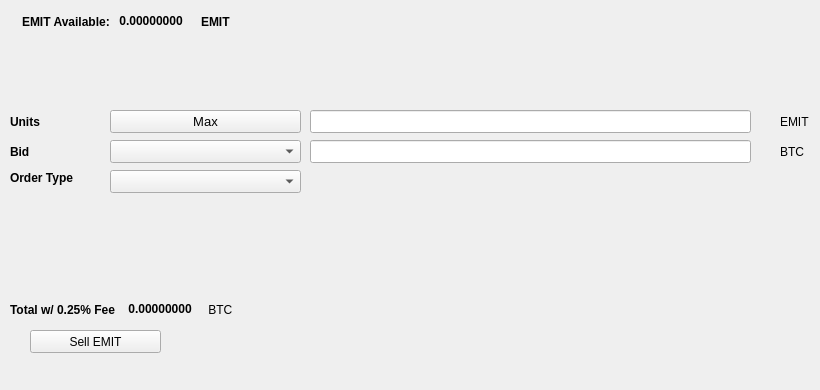
   <widget class="QWidget" name="SellTab">
    <attribute name="title">
     <string>Sell</string>
    </attribute>
    <widget class="QLabel" name="label_16">
     <property name="geometry">
      <rect>
       <x>780</x>
       <y>140</y>
       <width>31</width>
       <height>23</height>
      </rect>
     </property>
     <property name="text">
      <string>BTC</string>
     </property>
    </widget>
    <widget class="QComboBox" name="SellBidcomboBox">
     <property name="geometry">
      <rect>
       <x>110</x>
       <y>140</y>
       <width>191</width>
       <height>23</height>
      </rect>
     </property>
     <property name="font">
      <font>
       <pointsize>10</pointsize>
      </font>
     </property>
    </widget>
    <widget class="QLabel" name="label_18">
     <property name="geometry">
      <rect>
       <x>10</x>
       <y>110</y>
       <width>46</width>
       <height>23</height>
      </rect>
     </property>
     <property name="font">
      <font>
       <weight>75</weight>
       <bold>true</bold>
      </font>
     </property>
     <property name="text">
      <string>Units</string>
     </property>
    </widget>
    <widget class="QPushButton" name="Sell_Max_Amount">
     <property name="geometry">
      <rect>
       <x>110</x>
       <y>110</y>
       <width>191</width>
       <height>23</height>
      </rect>
     </property>
     <property name="font">
      <font>
       <pointsize>10</pointsize>
      </font>
     </property>
     <property name="text">
      <string>Max</string>
     </property>
    </widget>
    <widget class="QLabel" name="label_20">
     <property name="geometry">
      <rect>
       <x>10</x>
       <y>170</y>
       <width>91</width>
       <height>16</height>
      </rect>
     </property>
     <property name="font">
      <font>
       <weight>75</weight>
       <bold>true</bold>
      </font>
     </property>
     <property name="text">
      <string>Order Type</string>
     </property>
    </widget>
    <widget class="QComboBox" name="SellOrdertypeCombo">
     <property name="geometry">
      <rect>
       <x>110</x>
       <y>170</y>
       <width>191</width>
       <height>23</height>
      </rect>
     </property>
     <property name="font">
      <font>
       <pointsize>10</pointsize>
      </font>
     </property>
    </widget>
    <widget class="QLabel" name="label_21">
     <property name="geometry">
      <rect>
       <x>10</x>
       <y>140</y>
       <width>46</width>
       <height>23</height>
      </rect>
     </property>
     <property name="font">
      <font>
       <weight>75</weight>
       <bold>true</bold>
      </font>
     </property>
     <property name="text">
      <string>Bid</string>
     </property>
    </widget>
    <widget class="QLabel" name="label_22">
     <property name="geometry">
      <rect>
       <x>780</x>
       <y>110</y>
       <width>31</width>
       <height>23</height>
      </rect>
     </property>
     <property name="text">
      <string>EMIT</string>
     </property>
    </widget>
    <widget class="QLineEdit" name="UnitsInputEMIT">
     <property name="geometry">
      <rect>
       <x>310</x>
       <y>110</y>
       <width>441</width>
       <height>23</height>
      </rect>
     </property>
     <property name="font">
      <font>
       <pointsize>9</pointsize>
       <weight>75</weight>
       <bold>true</bold>
      </font>
     </property>
    </widget>
    <widget class="QLineEdit" name="SellBidPriceEdit">
     <property name="geometry">
      <rect>
       <x>310</x>
       <y>140</y>
       <width>441</width>
       <height>23</height>
      </rect>
     </property>
     <property name="font">
      <font>
       <pointsize>9</pointsize>
       <weight>75</weight>
       <bold>true</bold>
      </font>
     </property>
    </widget>
    <widget class="QPushButton" name="SellEMITBTN">
     <property name="geometry">
      <rect>
       <x>30</x>
       <y>330</y>
       <width>131</width>
       <height>23</height>
      </rect>
     </property>
     <property name="text">
      <string>Sell EMIT</string>
     </property>
     <property name="icon">
      <iconset resource="../emit">
       <normaloff>:/icons/bitcoin</normaloff>:/icons/bitcoin</iconset>
     </property>
    </widget>
    <widget class="QWidget" name="layoutWidget3">
     <property name="geometry">
      <rect>
       <x>22</x>
       <y>12</y>
       <width>258</width>
       <height>19</height>
      </rect>
     </property>
     <layout class="QHBoxLayout" name="horizontalLayout">
      <item>
       <widget class="QLabel" name="label232_2">
        <property name="font">
         <font>
          <weight>75</weight>
          <bold>true</bold>
         </font>
        </property>
        <property name="text">
         <string>EMIT Available:</string>
        </property>
       </widget>
      </item>
      <item>
       <widget class="QLabel" name="EMITAvailableLabel">
        <property name="palette">
         <palette>
          <active>
           <colorrole role="WindowText">
            <brush brushstyle="SolidPattern">
             <color alpha="255">
              <red>0</red>
              <green>0</green>
              <blue>0</blue>
             </color>
            </brush>
           </colorrole>
           <colorrole role="Button">
            <brush brushstyle="SolidPattern">
             <color alpha="255">
              <red>0</red>
              <green>170</green>
              <blue>0</blue>
             </color>
            </brush>
           </colorrole>
           <colorrole role="Light">
            <brush brushstyle="SolidPattern">
             <color alpha="255">
              <red>0</red>
              <green>255</green>
              <blue>0</blue>
             </color>
            </brush>
           </colorrole>
           <colorrole role="Midlight">
            <brush brushstyle="SolidPattern">
             <color alpha="255">
              <red>0</red>
              <green>212</green>
              <blue>0</blue>
             </color>
            </brush>
           </colorrole>
           <colorrole role="Dark">
            <brush brushstyle="SolidPattern">
             <color alpha="255">
              <red>0</red>
              <green>85</green>
              <blue>0</blue>
             </color>
            </brush>
           </colorrole>
           <colorrole role="Mid">
            <brush brushstyle="SolidPattern">
             <color alpha="255">
              <red>0</red>
              <green>113</green>
              <blue>0</blue>
             </color>
            </brush>
           </colorrole>
           <colorrole role="Text">
            <brush brushstyle="SolidPattern">
             <color alpha="255">
              <red>0</red>
              <green>170</green>
              <blue>0</blue>
             </color>
            </brush>
           </colorrole>
           <colorrole role="BrightText">
            <brush brushstyle="SolidPattern">
             <color alpha="255">
              <red>255</red>
              <green>255</green>
              <blue>255</blue>
             </color>
            </brush>
           </colorrole>
           <colorrole role="ButtonText">
            <brush brushstyle="SolidPattern">
             <color alpha="255">
              <red>0</red>
              <green>0</green>
              <blue>0</blue>
             </color>
            </brush>
           </colorrole>
           <colorrole role="Base">
            <brush brushstyle="SolidPattern">
             <color alpha="255">
              <red>255</red>
              <green>255</green>
              <blue>255</blue>
             </color>
            </brush>
           </colorrole>
           <colorrole role="Window">
            <brush brushstyle="SolidPattern">
             <color alpha="255">
              <red>0</red>
              <green>170</green>
              <blue>0</blue>
             </color>
            </brush>
           </colorrole>
           <colorrole role="Shadow">
            <brush brushstyle="SolidPattern">
             <color alpha="255">
              <red>0</red>
              <green>0</green>
              <blue>0</blue>
             </color>
            </brush>
           </colorrole>
           <colorrole role="AlternateBase">
            <brush brushstyle="SolidPattern">
             <color alpha="255">
              <red>127</red>
              <green>212</green>
              <blue>127</blue>
             </color>
            </brush>
           </colorrole>
           <colorrole role="ToolTipBase">
            <brush brushstyle="SolidPattern">
             <color alpha="255">
              <red>255</red>
              <green>255</green>
              <blue>220</blue>
             </color>
            </brush>
           </colorrole>
           <colorrole role="ToolTipText">
            <brush brushstyle="SolidPattern">
             <color alpha="255">
              <red>0</red>
              <green>0</green>
              <blue>0</blue>
             </color>
            </brush>
           </colorrole>
          </active>
          <inactive>
           <colorrole role="WindowText">
            <brush brushstyle="SolidPattern">
             <color alpha="255">
              <red>0</red>
              <green>0</green>
              <blue>0</blue>
             </color>
            </brush>
           </colorrole>
           <colorrole role="Button">
            <brush brushstyle="SolidPattern">
             <color alpha="255">
              <red>0</red>
              <green>170</green>
              <blue>0</blue>
             </color>
            </brush>
           </colorrole>
           <colorrole role="Light">
            <brush brushstyle="SolidPattern">
             <color alpha="255">
              <red>0</red>
              <green>255</green>
              <blue>0</blue>
             </color>
            </brush>
           </colorrole>
           <colorrole role="Midlight">
            <brush brushstyle="SolidPattern">
             <color alpha="255">
              <red>0</red>
              <green>212</green>
              <blue>0</blue>
             </color>
            </brush>
           </colorrole>
           <colorrole role="Dark">
            <brush brushstyle="SolidPattern">
             <color alpha="255">
              <red>0</red>
              <green>85</green>
              <blue>0</blue>
             </color>
            </brush>
           </colorrole>
           <colorrole role="Mid">
            <brush brushstyle="SolidPattern">
             <color alpha="255">
              <red>0</red>
              <green>113</green>
              <blue>0</blue>
             </color>
            </brush>
           </colorrole>
           <colorrole role="Text">
            <brush brushstyle="SolidPattern">
             <color alpha="255">
              <red>0</red>
              <green>170</green>
              <blue>0</blue>
             </color>
            </brush>
           </colorrole>
           <colorrole role="BrightText">
            <brush brushstyle="SolidPattern">
             <color alpha="255">
              <red>255</red>
              <green>255</green>
              <blue>255</blue>
             </color>
            </brush>
           </colorrole>
           <colorrole role="ButtonText">
            <brush brushstyle="SolidPattern">
             <color alpha="255">
              <red>0</red>
              <green>0</green>
              <blue>0</blue>
             </color>
            </brush>
           </colorrole>
           <colorrole role="Base">
            <brush brushstyle="SolidPattern">
             <color alpha="255">
              <red>255</red>
              <green>255</green>
              <blue>255</blue>
             </color>
            </brush>
           </colorrole>
           <colorrole role="Window">
            <brush brushstyle="SolidPattern">
             <color alpha="255">
              <red>0</red>
              <green>170</green>
              <blue>0</blue>
             </color>
            </brush>
           </colorrole>
           <colorrole role="Shadow">
            <brush brushstyle="SolidPattern">
             <color alpha="255">
              <red>0</red>
              <green>0</green>
              <blue>0</blue>
             </color>
            </brush>
           </colorrole>
           <colorrole role="AlternateBase">
            <brush brushstyle="SolidPattern">
             <color alpha="255">
              <red>127</red>
              <green>212</green>
              <blue>127</blue>
             </color>
            </brush>
           </colorrole>
           <colorrole role="ToolTipBase">
            <brush brushstyle="SolidPattern">
             <color alpha="255">
              <red>255</red>
              <green>255</green>
              <blue>220</blue>
             </color>
            </brush>
           </colorrole>
           <colorrole role="ToolTipText">
            <brush brushstyle="SolidPattern">
             <color alpha="255">
              <red>0</red>
              <green>0</green>
              <blue>0</blue>
             </color>
            </brush>
           </colorrole>
          </inactive>
          <disabled>
           <colorrole role="WindowText">
            <brush brushstyle="SolidPattern">
             <color alpha="255">
              <red>0</red>
              <green>85</green>
              <blue>0</blue>
             </color>
            </brush>
           </colorrole>
           <colorrole role="Button">
            <brush brushstyle="SolidPattern">
             <color alpha="255">
              <red>0</red>
              <green>170</green>
              <blue>0</blue>
             </color>
            </brush>
           </colorrole>
           <colorrole role="Light">
            <brush brushstyle="SolidPattern">
             <color alpha="255">
              <red>0</red>
              <green>255</green>
              <blue>0</blue>
             </color>
            </brush>
           </colorrole>
           <colorrole role="Midlight">
            <brush brushstyle="SolidPattern">
             <color alpha="255">
              <red>0</red>
              <green>212</green>
              <blue>0</blue>
             </color>
            </brush>
           </colorrole>
           <colorrole role="Dark">
            <brush brushstyle="SolidPattern">
             <color alpha="255">
              <red>0</red>
              <green>85</green>
              <blue>0</blue>
             </color>
            </brush>
           </colorrole>
           <colorrole role="Mid">
            <brush brushstyle="SolidPattern">
             <color alpha="255">
              <red>0</red>
              <green>113</green>
              <blue>0</blue>
             </color>
            </brush>
           </colorrole>
           <colorrole role="Text">
            <brush brushstyle="SolidPattern">
             <color alpha="255">
              <red>0</red>
              <green>85</green>
              <blue>0</blue>
             </color>
            </brush>
           </colorrole>
           <colorrole role="BrightText">
            <brush brushstyle="SolidPattern">
             <color alpha="255">
              <red>255</red>
              <green>255</green>
              <blue>255</blue>
             </color>
            </brush>
           </colorrole>
           <colorrole role="ButtonText">
            <brush brushstyle="SolidPattern">
             <color alpha="255">
              <red>0</red>
              <green>85</green>
              <blue>0</blue>
             </color>
            </brush>
           </colorrole>
           <colorrole role="Base">
            <brush brushstyle="SolidPattern">
             <color alpha="255">
              <red>0</red>
              <green>170</green>
              <blue>0</blue>
             </color>
            </brush>
           </colorrole>
           <colorrole role="Window">
            <brush brushstyle="SolidPattern">
             <color alpha="255">
              <red>0</red>
              <green>170</green>
              <blue>0</blue>
             </color>
            </brush>
           </colorrole>
           <colorrole role="Shadow">
            <brush brushstyle="SolidPattern">
             <color alpha="255">
              <red>0</red>
              <green>0</green>
              <blue>0</blue>
             </color>
            </brush>
           </colorrole>
           <colorrole role="AlternateBase">
            <brush brushstyle="SolidPattern">
             <color alpha="255">
              <red>0</red>
              <green>170</green>
              <blue>0</blue>
             </color>
            </brush>
           </colorrole>
           <colorrole role="ToolTipBase">
            <brush brushstyle="SolidPattern">
             <color alpha="255">
              <red>255</red>
              <green>255</green>
              <blue>220</blue>
             </color>
            </brush>
           </colorrole>
           <colorrole role="ToolTipText">
            <brush brushstyle="SolidPattern">
             <color alpha="255">
              <red>0</red>
              <green>0</green>
              <blue>0</blue>
             </color>
            </brush>
           </colorrole>
          </disabled>
         </palette>
        </property>
        <property name="font">
         <font>
          <weight>75</weight>
          <bold>true</bold>
         </font>
        </property>
        <property name="text">
         <string> 0.00000000 </string>
        </property>
        <property name="textInteractionFlags">
         <set>Qt::LinksAccessibleByMouse|Qt::TextSelectableByKeyboard|Qt::TextSelectableByMouse</set>
        </property>
       </widget>
      </item>
      <item>
       <widget class="QLabel" name="labelEMIT">
        <property name="font">
         <font>
          <weight>75</weight>
          <bold>true</bold>
         </font>
        </property>
        <property name="text">
         <string>EMIT</string>
        </property>
       </widget>
      </item>
     </layout>
    </widget>
    <widget class="QWidget" name="layoutWidget">
     <property name="geometry">
      <rect>
       <x>10</x>
       <y>300</y>
       <width>268</width>
       <height>19</height>
      </rect>
     </property>
     <layout class="QHBoxLayout" name="horizontalLayout_2">
      <item>
       <widget class="QLabel" name="label_19">
        <property name="font">
         <font>
          <weight>75</weight>
          <bold>true</bold>
         </font>
        </property>
        <property name="text">
         <string>Total w/ 0.25% Fee </string>
        </property>
       </widget>
      </item>
      <item>
       <widget class="QLabel" name="SellCostLabel">
        <property name="palette">
         <palette>
          <active>
           <colorrole role="WindowText">
            <brush brushstyle="SolidPattern">
             <color alpha="255">
              <red>0</red>
              <green>0</green>
              <blue>0</blue>
             </color>
            </brush>
           </colorrole>
           <colorrole role="Button">
            <brush brushstyle="SolidPattern">
             <color alpha="255">
              <red>0</red>
              <green>170</green>
              <blue>0</blue>
             </color>
            </brush>
           </colorrole>
           <colorrole role="Light">
            <brush brushstyle="SolidPattern">
             <color alpha="255">
              <red>0</red>
              <green>255</green>
              <blue>0</blue>
             </color>
            </brush>
           </colorrole>
           <colorrole role="Midlight">
            <brush brushstyle="SolidPattern">
             <color alpha="255">
              <red>0</red>
              <green>212</green>
              <blue>0</blue>
             </color>
            </brush>
           </colorrole>
           <colorrole role="Dark">
            <brush brushstyle="SolidPattern">
             <color alpha="255">
              <red>0</red>
              <green>85</green>
              <blue>0</blue>
             </color>
            </brush>
           </colorrole>
           <colorrole role="Mid">
            <brush brushstyle="SolidPattern">
             <color alpha="255">
              <red>0</red>
              <green>113</green>
              <blue>0</blue>
             </color>
            </brush>
           </colorrole>
           <colorrole role="Text">
            <brush brushstyle="SolidPattern">
             <color alpha="255">
              <red>0</red>
              <green>170</green>
              <blue>0</blue>
             </color>
            </brush>
           </colorrole>
           <colorrole role="BrightText">
            <brush brushstyle="SolidPattern">
             <color alpha="255">
              <red>255</red>
              <green>255</green>
              <blue>255</blue>
             </color>
            </brush>
           </colorrole>
           <colorrole role="ButtonText">
            <brush brushstyle="SolidPattern">
             <color alpha="255">
              <red>0</red>
              <green>0</green>
              <blue>0</blue>
             </color>
            </brush>
           </colorrole>
           <colorrole role="Base">
            <brush brushstyle="SolidPattern">
             <color alpha="255">
              <red>255</red>
              <green>255</green>
              <blue>255</blue>
             </color>
            </brush>
           </colorrole>
           <colorrole role="Window">
            <brush brushstyle="SolidPattern">
             <color alpha="255">
              <red>0</red>
              <green>170</green>
              <blue>0</blue>
             </color>
            </brush>
           </colorrole>
           <colorrole role="Shadow">
            <brush brushstyle="SolidPattern">
             <color alpha="255">
              <red>0</red>
              <green>0</green>
              <blue>0</blue>
             </color>
            </brush>
           </colorrole>
           <colorrole role="AlternateBase">
            <brush brushstyle="SolidPattern">
             <color alpha="255">
              <red>127</red>
              <green>212</green>
              <blue>127</blue>
             </color>
            </brush>
           </colorrole>
           <colorrole role="ToolTipBase">
            <brush brushstyle="SolidPattern">
             <color alpha="255">
              <red>255</red>
              <green>255</green>
              <blue>220</blue>
             </color>
            </brush>
           </colorrole>
           <colorrole role="ToolTipText">
            <brush brushstyle="SolidPattern">
             <color alpha="255">
              <red>0</red>
              <green>0</green>
              <blue>0</blue>
             </color>
            </brush>
           </colorrole>
          </active>
          <inactive>
           <colorrole role="WindowText">
            <brush brushstyle="SolidPattern">
             <color alpha="255">
              <red>0</red>
              <green>0</green>
              <blue>0</blue>
             </color>
            </brush>
           </colorrole>
           <colorrole role="Button">
            <brush brushstyle="SolidPattern">
             <color alpha="255">
              <red>0</red>
              <green>170</green>
              <blue>0</blue>
             </color>
            </brush>
           </colorrole>
           <colorrole role="Light">
            <brush brushstyle="SolidPattern">
             <color alpha="255">
              <red>0</red>
              <green>255</green>
              <blue>0</blue>
             </color>
            </brush>
           </colorrole>
           <colorrole role="Midlight">
            <brush brushstyle="SolidPattern">
             <color alpha="255">
              <red>0</red>
              <green>212</green>
              <blue>0</blue>
             </color>
            </brush>
           </colorrole>
           <colorrole role="Dark">
            <brush brushstyle="SolidPattern">
             <color alpha="255">
              <red>0</red>
              <green>85</green>
              <blue>0</blue>
             </color>
            </brush>
           </colorrole>
           <colorrole role="Mid">
            <brush brushstyle="SolidPattern">
             <color alpha="255">
              <red>0</red>
              <green>113</green>
              <blue>0</blue>
             </color>
            </brush>
           </colorrole>
           <colorrole role="Text">
            <brush brushstyle="SolidPattern">
             <color alpha="255">
              <red>0</red>
              <green>170</green>
              <blue>0</blue>
             </color>
            </brush>
           </colorrole>
           <colorrole role="BrightText">
            <brush brushstyle="SolidPattern">
             <color alpha="255">
              <red>255</red>
              <green>255</green>
              <blue>255</blue>
             </color>
            </brush>
           </colorrole>
           <colorrole role="ButtonText">
            <brush brushstyle="SolidPattern">
             <color alpha="255">
              <red>0</red>
              <green>0</green>
              <blue>0</blue>
             </color>
            </brush>
           </colorrole>
           <colorrole role="Base">
            <brush brushstyle="SolidPattern">
             <color alpha="255">
              <red>255</red>
              <green>255</green>
              <blue>255</blue>
             </color>
            </brush>
           </colorrole>
           <colorrole role="Window">
            <brush brushstyle="SolidPattern">
             <color alpha="255">
              <red>0</red>
              <green>170</green>
              <blue>0</blue>
             </color>
            </brush>
           </colorrole>
           <colorrole role="Shadow">
            <brush brushstyle="SolidPattern">
             <color alpha="255">
              <red>0</red>
              <green>0</green>
              <blue>0</blue>
             </color>
            </brush>
           </colorrole>
           <colorrole role="AlternateBase">
            <brush brushstyle="SolidPattern">
             <color alpha="255">
              <red>127</red>
              <green>212</green>
              <blue>127</blue>
             </color>
            </brush>
           </colorrole>
           <colorrole role="ToolTipBase">
            <brush brushstyle="SolidPattern">
             <color alpha="255">
              <red>255</red>
              <green>255</green>
              <blue>220</blue>
             </color>
            </brush>
           </colorrole>
           <colorrole role="ToolTipText">
            <brush brushstyle="SolidPattern">
             <color alpha="255">
              <red>0</red>
              <green>0</green>
              <blue>0</blue>
             </color>
            </brush>
           </colorrole>
          </inactive>
          <disabled>
           <colorrole role="WindowText">
            <brush brushstyle="SolidPattern">
             <color alpha="255">
              <red>0</red>
              <green>85</green>
              <blue>0</blue>
             </color>
            </brush>
           </colorrole>
           <colorrole role="Button">
            <brush brushstyle="SolidPattern">
             <color alpha="255">
              <red>0</red>
              <green>170</green>
              <blue>0</blue>
             </color>
            </brush>
           </colorrole>
           <colorrole role="Light">
            <brush brushstyle="SolidPattern">
             <color alpha="255">
              <red>0</red>
              <green>255</green>
              <blue>0</blue>
             </color>
            </brush>
           </colorrole>
           <colorrole role="Midlight">
            <brush brushstyle="SolidPattern">
             <color alpha="255">
              <red>0</red>
              <green>212</green>
              <blue>0</blue>
             </color>
            </brush>
           </colorrole>
           <colorrole role="Dark">
            <brush brushstyle="SolidPattern">
             <color alpha="255">
              <red>0</red>
              <green>85</green>
              <blue>0</blue>
             </color>
            </brush>
           </colorrole>
           <colorrole role="Mid">
            <brush brushstyle="SolidPattern">
             <color alpha="255">
              <red>0</red>
              <green>113</green>
              <blue>0</blue>
             </color>
            </brush>
           </colorrole>
           <colorrole role="Text">
            <brush brushstyle="SolidPattern">
             <color alpha="255">
              <red>0</red>
              <green>85</green>
              <blue>0</blue>
             </color>
            </brush>
           </colorrole>
           <colorrole role="BrightText">
            <brush brushstyle="SolidPattern">
             <color alpha="255">
              <red>255</red>
              <green>255</green>
              <blue>255</blue>
             </color>
            </brush>
           </colorrole>
           <colorrole role="ButtonText">
            <brush brushstyle="SolidPattern">
             <color alpha="255">
              <red>0</red>
              <green>85</green>
              <blue>0</blue>
             </color>
            </brush>
           </colorrole>
           <colorrole role="Base">
            <brush brushstyle="SolidPattern">
             <color alpha="255">
              <red>0</red>
              <green>170</green>
              <blue>0</blue>
             </color>
            </brush>
           </colorrole>
           <colorrole role="Window">
            <brush brushstyle="SolidPattern">
             <color alpha="255">
              <red>0</red>
              <green>170</green>
              <blue>0</blue>
             </color>
            </brush>
           </colorrole>
           <colorrole role="Shadow">
            <brush brushstyle="SolidPattern">
             <color alpha="255">
              <red>0</red>
              <green>0</green>
              <blue>0</blue>
             </color>
            </brush>
           </colorrole>
           <colorrole role="AlternateBase">
            <brush brushstyle="SolidPattern">
             <color alpha="255">
              <red>0</red>
              <green>170</green>
              <blue>0</blue>
             </color>
            </brush>
           </colorrole>
           <colorrole role="ToolTipBase">
            <brush brushstyle="SolidPattern">
             <color alpha="255">
              <red>255</red>
              <green>255</green>
              <blue>220</blue>
             </color>
            </brush>
           </colorrole>
           <colorrole role="ToolTipText">
            <brush brushstyle="SolidPattern">
             <color alpha="255">
              <red>0</red>
              <green>0</green>
              <blue>0</blue>
             </color>
            </brush>
           </colorrole>
          </disabled>
         </palette>
        </property>
        <property name="font">
         <font>
          <weight>75</weight>
          <bold>true</bold>
         </font>
        </property>
        <property name="autoFillBackground">
         <bool>false</bool>
        </property>
        <property name="text">
         <string> 0.00000000</string>
        </property>
        <property name="textInteractionFlags">
         <set>Qt::LinksAccessibleByMouse|Qt::TextSelectableByMouse</set>
        </property>
       </widget>
      </item>
      <item>
       <widget class="QLabel" name="label_17">
        <property name="font">
         <font>
          <weight>50</weight>
          <bold>false</bold>
         </font>
        </property>
        <property name="text">
         <string> BTC</string>
        </property>
       </widget>
      </item>
     </layout>
    </widget>
    <widget class="QLabel" name="label_23">
     <property name="geometry">
      <rect>
       <x>460</x>
       <y>300</y>
       <width>281</width>
       <height>81</height>
      </rect>
     </property>
     <property name="text">
      <string/>
     </property>
     <property name="pixmap">
      <pixmap>:/images/bittrex</pixmap>
     </property>
    </widget>
   </widget>
